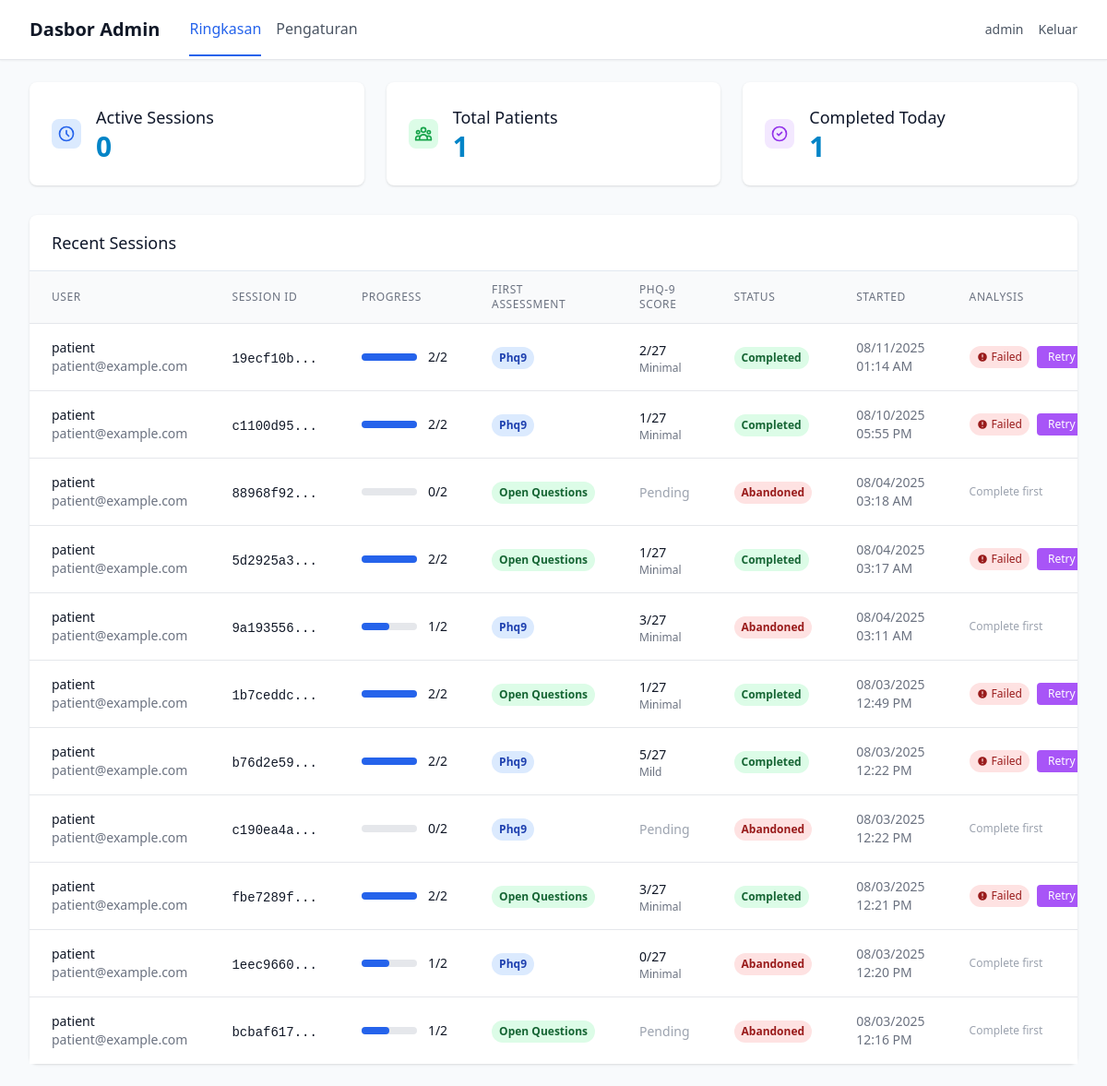
The app's page /admin/dashboard (signed in) with its own data.
### app/models/user.py (models this page shows, shortened)
class User(UserMixin, db.Model):
    id = db.Column(db.Integer, primary_key=True)
    username = db.Column(db.String(80), unique=True, nullable=False)
    email = db.Column(db.String(120), unique=True, nullable=False)
    password_hash = db.Column(db.String(255), nullable=False)
    user_type = db.Column(db.String(20), nullable=False, default='patient')
    created_at = db.Column(db.DateTime, default=datetime.utcnow)
    is_active = db.Column(db.Boolean, default=True)
    patient_profile = db.relationship('PatientProfile', backref='user', uselist=False, cascade='all, delete-orphan')
    assessments = db.relationship('Assessment', backref='user', lazy=True, cascade='all, delete-orphan')
    def is_superuser(self):
        return self.user_type == 'superuser'

### app/models/assessment.py (models this page shows, shortened)
class Assessment(db.Model):
    id = db.Column(db.Integer, primary_key=True)
    user_id = db.Column(db.Integer, db.ForeignKey('user.id'), nullable=False)
    session_id = db.Column(db.String(100), nullable=False, unique=True)
    first_assessment_type = db.Column(db.String(20))  # 'phq9' or 'open_questions'
    phq9_completed = db.Column(db.Boolean, default=False)
    open_questions_completed = db.Column(db.Boolean, default=False)
    status = db.Column(db.String(20), default='in_progress')  # 'in_progress', 'completed', 'abandoned'
    llm_analysis_status = db.Column(db.String(20), default='pending') # 'pending', 'in_progress', 'completed', 'failed'
    llm_analysis_at = db.Column(db.DateTime)
    consent_agreed = db.Column(db.Boolean, default=False)
    camera_verified = db.Column(db.Boolean, default=False)
    started_at = db.Column(db.DateTime, default=datetime.utcnow)
    completed_at = db.Column(db.DateTime)
    consent_at = db.Column(db.DateTime)
    camera_check_at = db.Column(db.DateTime)
    first_assessment_started_at = db.Column(db.DateTime)
    phq9_score = db.Column(db.Integer)
    phq9_severity = db.Column(db.String(20))  # 'minimal', 'mild', 'moderate', 'severe'
    phq9_settings = db.Column(db.Text)  # JSON string of PHQ-9 settings used
    recording_settings = db.Column(db.Text)  # JSON string of recording settings used
    chat_settings = db.Column(db.Text)  # JSON string of chat settings used
    assessment_order = db.Column(db.String(20))  # 'phq_first' or 'questions_first'
    phq9_responses = db.relationship('PHQ9Response', backref='assessment', lazy=True, cascade='all, delete-orphan')
    open_responses = db.relationship('OpenQuestionResponse', backref='assessment', lazy=True, cascade='all, delete-orphan')
    emotion_data = db.relationship('EmotionData', backref='assessment', lazy=True, cascade='all, delete-orphan')
    def get_completion_order(self):
            return {
                'first_type': self.first_assessment_type,
                'phq9_completed': self.phq9_completed,
                'open_questions_completed': self.open_questions_completed,
                'both_completed': self.phq9_completed and self.open_questions_completed
            }

### app/routes/admin.py (the view)
@admin_bp.route('/dashboard')
@login_required
@admin_required
def dashboard():
    stats = AdminDashboardService.get_overview_stats()
    recent_sessions = AdminDashboardService.get_recent_sessions(limit=15)
    return render_template('admin/dashboard.html',
                         **stats,
                         recent_sessions=recent_sessions)

### app/templates/admin/dashboard.html (shortened to what this page needs)
{% extends "base.html" %}
{% block nav %}
{%include "/components/admin_nav.html"%}
{% endblock %}
{% block content %}
<div class="max-w-7xl mx-auto py-6 sm:px-6 lg:px-8">
    <div class="grid grid-cols-1 md:grid-cols-3 gap-6 mb-8">
        <div class="bg-white rounded-lg shadow p-6">
            <div class="flex items-center">
                <div class="flex-shrink-0">
                    <div class="w-8 h-8 bg-blue-100 rounded-lg flex items-center justify-center">
                        <svg class="w-5 h-5 text-blue-600" fill="none" stroke="currentColor" viewBox="0 0 24 24">
                            <path stroke-linecap="round" stroke-linejoin="round" stroke-width="2" d="M12 8v4l3 3m6-3a9 9 0 11-18 0 9 9 0 0118 0z"/>
                        </svg>
                    </div>
                </div>
                <div class="ml-4">
                    <h3 class="text-lg font-medium text-secondary-900">Active Sessions</h3>
                    <p class="text-3xl font-bold text-primary-600">{{ active_sessions }}</p>
                </div>
            </div>
        </div>
        <div class="bg-white rounded-lg shadow p-6">
            <div class="flex items-center">
                <div class="flex-shrink-0">
                    <div class="w-8 h-8 bg-green-100 rounded-lg flex items-center justify-center">
                    </div>
                </div>
                <div class="ml-4">
                    <h3 class="text-lg font-medium text-secondary-900">Total Patients</h3>
                    <p class="text-3xl font-bold text-primary-600">{{ total_patients }}</p>
                </div>
            </div>
        </div>
        <div class="bg-white rounded-lg shadow p-6">
            <div class="flex items-center">
                <div class="flex-shrink-0">
                    <div class="w-8 h-8 bg-purple-100 rounded-lg flex items-center justify-center">
                        <svg class="w-5 h-5 text-purple-600" fill="none" stroke="currentColor" viewBox="0 0 24 24">
                            <path stroke-linecap="round" stroke-linejoin="round" stroke-width="2" d="M9 12l2 2 4-4m6 2a9 9 0 11-18 0 9 9 0 0118 0z"/>
                        </svg>
                    </div>
                </div>
                <div class="ml-4">
                    <h3 class="text-lg font-medium text-secondary-900">Completed Today</h3>
                    <p class="text-3xl font-bold text-primary-600">{{ completed_today }}</p>
                </div>
            </div>
        </div>
    </div>
    <div class="bg-white rounded-lg shadow">
        <div class="px-6 py-4 border-b border-secondary-200">
            <h3 class="text-lg font-medium text-secondary-900">Recent Sessions</h3>
        </div>
        {% if recent_sessions %}
        <div class="overflow-x-auto">
            <table class="min-w-full divide-y divide-gray-200">
                <thead class="bg-gray-50">
                    <tr>
                        <th class="px-6 py-3 text-left text-xs font-medium text-gray-500 uppercase tracking-wider">User</th>
                        <th class="px-6 py-3 text-left text-xs font-medium text-gray-500 uppercase tracking-wider">Session ID</th>
                        <th class="px-6 py-3 text-left text-xs font-medium text-gray-500 uppercase tracking-wider">Progress</th>
                        <th class="px-6 py-3 text-left text-xs font-medium text-gray-500 uppercase tracking-wider">First Assessment</th>
                        <th class="px-6 py-3 text-left text-xs font-medium text-gray-500 uppercase tracking-wider">PHQ-9 Score</th>
                        <th class="px-6 py-3 text-left text-xs font-medium text-gray-500 uppercase tracking-wider">Status</th>
                        <th class="px-6 py-3 text-left text-xs font-medium text-gray-500 uppercase tracking-wider">Started</th>
                        <th class="px-6 py-3 text-left text-xs font-medium text-gray-500 uppercase tracking-wider">Analysis</th>
                    </tr>
                </thead>
                <tbody class="bg-white divide-y divide-gray-200">
                    {% for session in recent_sessions %}
                    <tr class="hover:bg-gray-50">
                        <td class="px-6 py-4 whitespace-nowrap">
                            <div>
                                <div class="text-sm font-medium text-gray-900">{{ session.username }}</div>
                                <div class="text-sm text-gray-500">{{ session.email }}</div>
                            </div>
                        </td>
                        <td class="px-6 py-4 whitespace-nowrap">
                            <span class="text-sm text-gray-900 font-mono">{{ session.session_id[:8] }}...</span>
                        </td>
                        <td class="px-6 py-4 whitespace-nowrap">
                            <div class="flex items-center">
                                <div class="w-full bg-gray-200 rounded-full h-2 mr-3" style="width: 60px;">
                                    <div class="bg-blue-600 h-2 rounded-full" style="width: {{ (session.progress_count / 2 * 100) }}%"></div>
                                </div>
                                <span class="text-sm font-medium text-gray-900">{{ session.progress_text }}</span>
                            </div>
                        </td>
                        <td class="px-6 py-4 whitespace-nowrap">
                            {% if session.first_type %}
                                <span class="inline-flex px-2 py-1 text-xs font-semibold rounded-full
                                           {% if session.first_type == 'phq9' %}bg-blue-100 text-blue-800{% else %}bg-green-100 text-green-800{% endif %}">
                                    {{ session.first_type.replace('_', ' ').title() }}
                                </span>
                            {% else %}
                                <span class="text-sm text-gray-400">Not started</span>
                            {% endif %}
                        </td>
                        <td class="px-6 py-4 whitespace-nowrap">
                            {% if session.phq9_score is not none %}
                                <div>
                                    <span class="text-sm font-medium text-gray-900">{{ session.phq9_score }}/27</span>
                                    <div class="text-xs text-gray-500 capitalize">{{ session.phq9_severity.replace('_', ' ') if session.phq9_severity else '' }}</div>
                                </div>
                            {% else %}
                                <span class="text-sm text-gray-400">Pending</span>
                            {% endif %}
                        </td>
                        <td class="px-6 py-4 whitespace-nowrap">
                            <span class="inline-flex px-2 py-1 text-xs font-semibold rounded-full {{ session.status_class }}">
                                {{ session.status }}
                            </span>
                        </td>
                        <td class="px-6 py-4 whitespace-nowrap text-sm text-gray-500">
                            <div>{{ session.started_at.strftime('%m/%d/%Y') }}</div>
                            <div>{{ session.started_at.strftime('%I:%M %p') }}</div>
                        </td>
                        <td class="px-6 py-4 whitespace-nowrap">
                            <div class="flex items-center space-x-2">
                                {% if session.db_status == 'completed' %}
                                    {% if session.llm_analysis_status %}
                                        {% if session.llm_analysis_status == 'completed' %}
                                            <span class="inline-flex items-center px-2 py-1 rounded-full text-xs font-medium bg-green-100 text-green-800">
                                                <svg class="w-3 h-3 mr-1" fill="currentColor" viewBox="0 0 20 20">
                                                    <path fill-rule="evenodd" d="M16.707 5.293a1 1 0 010 1.414l-8 8a1 1 0 01-1.414 0l-4-4a1 1 0 011.414-1.414L8 12.586l7.293-7.293a1 1 0 011.414 0z" clip-rule="evenodd"></path>
                                                </svg>
                                                Analyzed
                                            </span>
                                            <button onclick="viewAnalysisResults('{{ session.session_id }}')"
                                                class="bg-blue-500 hover:bg-blue-600 text-white px-3 py-1 rounded text-xs transition-colors">
                                                View Results
                                            </button>
                                        {% elif session.llm_analysis_status == 'failed' %}
                                            <span class="inline-flex items-center px-2 py-1 rounded-full text-xs font-medium bg-red-100 text-red-800">
                                                <svg class="w-3 h-3 mr-1" fill="currentColor" viewBox="0 0 20 20">
                                                    <path fill-rule="evenodd" d="M18 10a8 8 0 11-16 0 8 8 0 0116 0zm-7 4a1 1 0 11-2 0 1 1 0 012 0zm-1-9a1 1 0 00-1 1v4a1 1 0 102 0V6a1 1 0 00-1-1z" clip-rule="evenodd"></path>
                                                </svg>
                                                Failed
                                            </span>
                                            <button onclick="analyzeSession('{{ session.session_id }}')"
                                                class="bg-purple-500 hover:bg-purple-600 text-white px-3 py-1 rounded text-xs transition-colors">
                                                Retry
                                            </button>
                                        {% else %}
                                            <button onclick="analyzeSession('{{ session.session_id }}')"
                                                class="bg-purple-500 hover:bg-purple-600 text-white px-3 py-1 rounded text-xs transition-colors">
                                                Analyze
                                            </button>
                                        {% endif %}
                                    {% else %}
                                        <button onclick="analyzeSession('{{ session.session_id }}')"
                                            class="bg-purple-500 hover:bg-purple-600 text-white px-3 py-1 rounded text-xs transition-colors">
                                            Analyze
                                        </button>
                                    {% endif %}
                                {% else %}
                                    <span class="text-xs text-gray-400">Complete first</span>
                                {% endif %}
                            </div>
                        </td>
                    </tr>
                    {% endfor %}
                </tbody>
            </table>
        </div>
        {% endif %}
    </div>
</div>
{% endblock %}

### app/templates/base.html (shortened to what this page needs)
<!DOCTYPE html>
<html lang="en" class="h-full">
<head>
    <script src="https://cdn.tailwindcss.com"></script>
</head>
<body class="h-full bg-secondary-50 text-secondary-900 overflow-x-hidden">
    {% block nav %}{% endblock %}
    <main class="{% block main_class %}{% endblock %}">
        {% block content %}{% endblock %}
    </main>
</body>
</html>

### app/templates/components/admin_nav.html
<nav class="bg-white shadow-sm border-b border-gray-200">
    <div class="max-w-7xl mx-auto px-4 sm:px-6 lg:px-8">
        <div class="flex justify-between h-16">
            <div class="flex items-center space-x-8">
                <h1 class="text-xl font-semibold text-gray-900">Dasbor Admin</h1>
                <div class="flex space-x-4">
                    <a href="{{ url_for('admin.dashboard') }}"
                       class="{% if request.endpoint == 'admin.dashboard' %}text-blue-600 border-b-2 border-blue-600{% else %}text-gray-600 hover:text-gray-900{% endif %} pb-4 pt-4 transition-colors font-medium">
                        Ringkasan
                    </a>
                    <a href="{{ url_for('settings.show_settings') }}"
                       class="{% if request.endpoint == 'settings.show_settings' %}text-blue-600 border-b-2 border-blue-600{% else %}text-gray-600 hover:text-gray-900{% endif %} pb-4 pt-4 transition-colors">
                        Pengaturan
                    </a>
                </div>
            </div>
            <div class="flex items-center space-x-4">
                <span class="text-sm text-gray-600">{{ current_user.username }}</span>
                <a href="{{ url_for('auth.logout') }}" class="text-sm text-gray-600 hover:text-gray-900 transition-colors">Keluar</a>
            </div>
        </div>
    </div>
</nav>

### records on screen
User: username "admin"
Assessment: username "patient", email "patient@example.com", session_id "19ecf10b", {{ (session.progress_count / 2 * 100) }} 100.0 (drawn), progress_text "2/2", first_type.replace "Phq9", phq9_score "2", phq9_severity "Minimal", status "Completed", started_at "08/11/2025", started_at "01:14 AM"
User: username "patient" "patient" "patient" "patient" "patient" "patient" "patient" "patient" "patient" "patient", email "patient@example.com" "patient@example.com" "patient@example.com" "patient@example.com" "patient@example.com" "patient@example.com" "patient@example.com" "patient@example.com" "patient@example.com" "patient@example.com"
Assessment: first_type.replace "Phq9", phq9_severity "Minimal", started_at "08/10/2025", started_at "05:55 PM", status "completed" (drawn)
Assessment: first_type.replace "Open Questions", started_at "08/04/2025", started_at "03:18 AM"
Assessment: first_type.replace "Open Questions", phq9_severity "Minimal", started_at "08/04/2025", started_at "03:17 AM", status "completed" (drawn)
Assessment: first_type.replace "Phq9", phq9_severity "Minimal", started_at "08/04/2025", started_at "03:11 AM"
Assessment: first_type.replace "Open Questions", phq9_severity "Minimal", started_at "08/03/2025", started_at "12:49 PM", status "completed" (drawn)
Assessment: first_type.replace "Phq9", phq9_severity "Mild", started_at "08/03/2025", started_at "12:22 PM", status "completed" (drawn)
Assessment: first_type.replace "Phq9", started_at "08/03/2025", started_at "12:22 PM"
Assessment: first_type.replace "Open Questions", phq9_severity "Minimal", started_at "08/03/2025", started_at "12:21 PM", status "completed" (drawn)
Assessment: first_type.replace "Phq9", phq9_severity "Minimal", started_at "08/03/2025", started_at "12:20 PM"
Assessment: first_type.replace "Open Questions", started_at "08/03/2025", started_at "12:16 PM"

### other values on screen
{{ active_sessions }} "0"
{{ total_patients }} "1"
{{ completed_today }} "1"
{{ session.session_id[:8] }} "c1100d95" "88968f92" "5d2925a3" "9a193556" "1b7ceddc" "b76d2e59" "c190ea4a" "fbe7289f" "1eec9660" "bcbaf617"
{{ session.progress_text }} "2/2" "0/2" "2/2" "1/2" "2/2" "2/2" "0/2" "2/2" "1/2" "1/2"
{{ session.phq9_score }} "1" "1" "3" "1" "5" "3" "0"
{{ session.status }} "Completed" "Abandoned" "Completed" "Abandoned" "Completed" "Completed" "Abandoned" "Completed" "Abandoned" "Abandoned"
